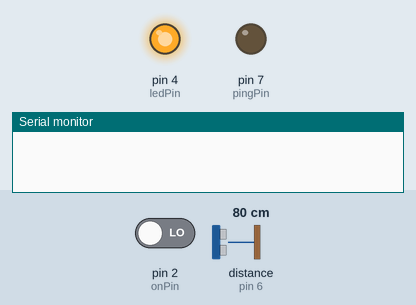
A sketch run on a simulated Arduino Uno, built with avr-gcc and run on an emulated ATmega328P. Parts: output pins drawn as LEDs (lit = HIGH), the last lines printed to the serial monitor. The test bench sets the inputs (shaded band); at power-on: pin 2 (onPin) LOW, distance to the obstacle (sensor on pin 6) 80 cm. The echo pulse lasts 58.3 µs per cm.

Above: at 1.2 s.
1.3 s: pin 2 (onPin) driven HIGH
3.0 s: pin 2 (onPin) driven LOW
At 3.23 s:
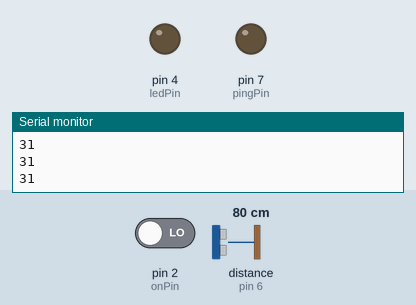
Timing chart, 0 to 12.0 s (numbered marks = the images above; inputs shaded):
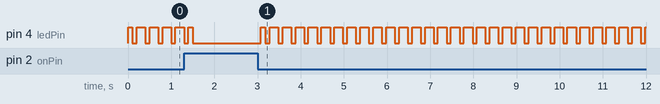

Measured:
- after the input at 3.0 s, pin 4 (ledPin): LOW → HIGH after 0.08 s, then repeats every 0.30 s: LOW 0.10 s, HIGH 0.20 s

The sketch:

UltrasonicTest.ino
```cpp
const int pingPin = 7;
const int echoPin = 6;
const int ledPin = 4;
const int onPin = 2;

void setup() {
 Serial.begin(9600);
 pinMode(pingPin, OUTPUT);
 pinMode(echoPin, INPUT);
 pinMode(ledPin, OUTPUT);
 pinMode(onPin, INPUT);
}

void loop() {
  if(digitalRead(onPin) == HIGH){
   long duration, inches, cm;
   digitalWrite(pingPin, LOW);
   delayMicroseconds(2);
   digitalWrite(pingPin, HIGH);
   delayMicroseconds(10);
   digitalWrite(pingPin, LOW);
   duration = pulseIn(echoPin, HIGH);
   inches = microsecondsToInches(duration);
   cm = microsecondsToCentimeters(duration);
   Serial.println(inches);
   if(inches<=4){
    digitalWrite(ledPin, HIGH);
   }else{
    digitalWrite(ledPin, LOW);
    delay(100);
   }
  }else if(digitalRead(onPin)==LOW){
    blinkLED();
  }
}

void blinkLED(){
  digitalWrite(ledPin, HIGH);
  delay(100);
  digitalWrite(ledPin,LOW);
  delay(100);
  digitalWrite(ledPin, HIGH);
  delay(100);
  digitalWrite(ledPin, LOW);
}

long microsecondsToInches(long microseconds) {
   return microseconds / 74 / 2;
}

long microsecondsToCentimeters(long microseconds) {
   return microseconds / 29 / 2;
}
```
